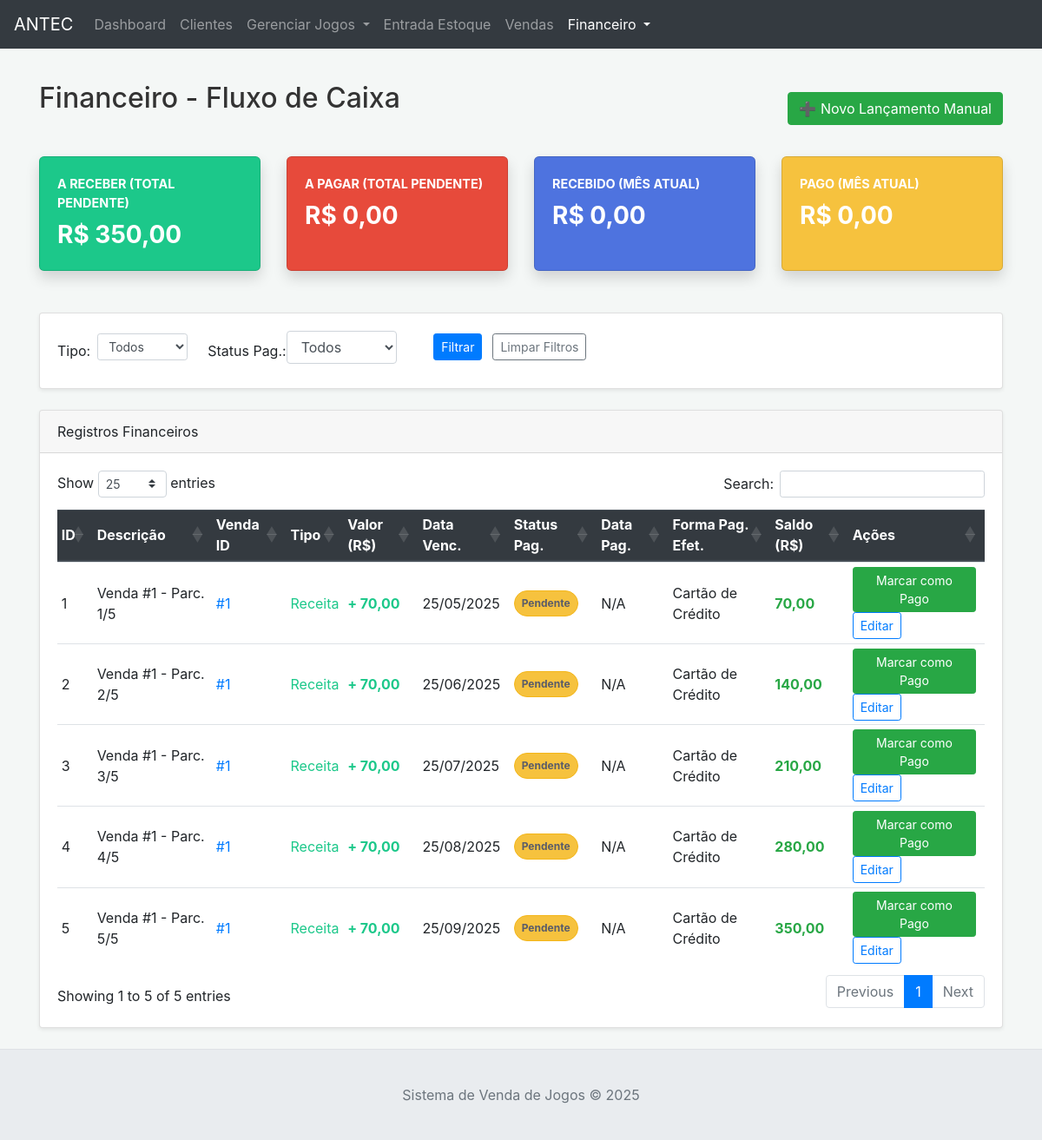
/financeiro, run on the app's committed database.
### tables this page shows
CREATE TABLE lancamentos_financeiros (
                id INTEGER PRIMARY KEY AUTOINCREMENT,
                venda_id INTEGER,
                descricao TEXT NOT NULL,
                tipo TEXT NOT NULL CHECK(tipo IN ('Receita', 'Despesa')),
                valor REAL NOT NULL,
                numero_parcela_atual INTEGER DEFAULT 1,
                total_parcelas INTEGER DEFAULT 1,
                data_vencimento DATE NOT NULL,
                status_pagamento TEXT DEFAULT 'Pendente' CHECK(status_pagamento IN ('Pendente', 'Pago', 'Vencido', 'Cancelado')),
                forma_pagamento_efetiva TEXT,
                observacao TEXT,
                data_lancamento DATETIME DEFAULT CURRENT_TIMESTAMP,
                data_pagamento DATE,
                FOREIGN KEY (venda_id) REFERENCES vendas (id) ON DELETE SET NULL
            );

### app.py (the view)
@app.route('/financeiro', methods=['GET'])
def financeiro_lista():
    try:
        filtro_status = request.args.get('filtro_status', None)
        filtro_tipo = request.args.get('filtro_tipo', None)
        lancamentos_rows = db_manager.get_all_lancamentos_financeiros(
            filtro_status=filtro_status if filtro_status and filtro_status != "Todos" else None,
            filtro_tipo=filtro_tipo if filtro_tipo and filtro_tipo != "Todos" else None
        )
        saldo_acumulado = Decimal('0.00')
        lancamentos_com_saldo = []
        if lancamentos_rows: # Verifica se lancamentos_rows não é None
            for lanc_row in lancamentos_rows:
                lanc = dict(lanc_row)
                valor = Decimal(str(lanc['valor']))
                if lanc['tipo'] == 'Receita': saldo_acumulado += valor
                elif lanc['tipo'] == 'Despesa': saldo_acumulado -= valor
                lanc['saldo_acumulado'] = saldo_acumulado
                lancamentos_com_saldo.append(lanc)
        stats = db_manager.get_dashboard_stats()
        stats['a_receber_total'] = Decimal(stats.get('a_receber_total') if stats.get('a_receber_total') is not None else 0.0)
        stats['a_pagar_total'] = Decimal(stats.get('a_pagar_total') if stats.get('a_pagar_total') is not None else 0.0)
        stats['recebido_mes_atual'] = Decimal(stats.get('recebido_mes_atual') if stats.get('recebido_mes_atual') is not None else 0.0)
        stats['pago_mes_atual'] = Decimal(stats.get('pago_mes_atual') if stats.get('pago_mes_atual') is not None else 0.0)
    except Exception as e:
        flash(f"Erro ao carregar lançamentos financeiros: {e}", "danger")
        lancamentos_com_saldo = []
        stats = {
            'a_receber_total': Decimal('0.00'), 'a_pagar_total': Decimal('0.00'),
            'recebido_mes_atual': Decimal('0.00'), 'pago_mes_atual': Decimal('0.00')
        }
    return render_template('financeiro.html',
                           lancamentos=lancamentos_com_saldo,
                           stats=stats,
                           filtro_status_atual=filtro_status,
                           filtro_tipo_atual=filtro_tipo)

### app.py (called while the page is built)
def format_datetime_for_display(dt_str):
    if not dt_str: return "N/A"
    try:
        if isinstance(dt_str, (datetime.datetime, datetime.date)):
            return dt_str.strftime('%d/%m/%Y %H:%M') if isinstance(dt_str, datetime.datetime) else dt_str.strftime('%d/%m/%Y')
        dt_str_cleaned = str(dt_str).replace('Z', '')
        if 'T' in dt_str_cleaned: dt_obj = datetime.datetime.fromisoformat(dt_str_cleaned); return dt_obj.strftime('%d/%m/%Y %H:%M')
        elif ' ' in dt_str_cleaned: dt_obj = datetime.datetime.strptime(dt_str_cleaned, '%Y-%m-%d %H:%M:%S'); return dt_obj.strftime('%d/%m/%Y %H:%M')
        else: dt_obj = datetime.datetime.strptime(dt_str_cleaned, '%Y-%m-%d'); return dt_obj.strftime('%d/%m/%Y')
    except (ValueError, TypeError): return str(dt_str)

def format_date_for_input(date_str_iso):
    if not date_str_iso: return ""
    try:
        if isinstance(date_str_iso, (datetime.date, datetime.datetime)): return date_str_iso.strftime('%Y-%m-%d')
        if '/' in str(date_str_iso): # Try to parse DD/MM/YYYY
            parts = str(date_str_iso).split(' ')[0].split('/')
            if len(parts) == 3: return f"{parts[2]}-{parts[1]}-{parts[0]}"
        dt_obj = datetime.datetime.fromisoformat(str(date_str_iso).split(' ')[0].split('T')[0])
        return dt_obj.strftime('%Y-%m-%d')
    except (ValueError, TypeError): return str(date_str_iso)

@app.context_processor
def inject_now(): return {'now': datetime.datetime.now()}

### database.py (called while the page is built)
    def _get_connection(self):
        conn = sqlite3.connect(self.db_name)
        conn.row_factory = sqlite3.Row # Permite acessar colunas por nome
        return conn

### templates/financeiro.html (shortened to what this page needs)
{% extends "base.html" %}
{% block content %}
<div class="d-flex justify-content-between align-items-center mb-4">
    <h2>Financeiro - Fluxo de Caixa</h2>
    <button type="button" class="btn btn-success" data-toggle="modal" data-target="#addLancamentoModal">
        ➕ Novo Lançamento Manual
    </button>
</div>
<div class="row mb-4">
    <div class="col-xl-3 col-md-6 mb-4">
        <div class="card card-a-receber shadow h-100 card-financeiro">
            <div class="card-body">
                <div class="stat-title">A Receber (Total Pendente)</div>
                <div class="stat-value">R$ {{ "%.2f"|format(stats.a_receber_total if stats else 0.0)|replace('.', ',') }}</div>
            </div>
        </div>
    </div>
    <div class="col-xl-3 col-md-6 mb-4">
        <div class="card card-a-pagar shadow h-100 card-financeiro">
            <div class="card-body">
                <div class="stat-title">A Pagar (Total Pendente)</div>
                <div class="stat-value">R$ {{ "%.2f"|format(stats.a_pagar_total if stats else 0.0)|replace('.', ',') }}</div>
            </div>
        </div>
    </div>
    <div class="col-xl-3 col-md-6 mb-4">
        <div class="card card-recebido-mes shadow h-100 card-financeiro">
            <div class="card-body">
                <div class="stat-title">Recebido (Mês Atual)</div>
                <div class="stat-value">R$ {{ "%.2f"|format(stats.recebido_mes_atual if stats else 0.0)|replace('.', ',') }}</div>
            </div>
        </div>
    </div>
    <div class="col-xl-3 col-md-6 mb-4">
        <div class="card card-pago-mes shadow h-100 card-financeiro">
            <div class="card-body">
                <div class="stat-title">Pago (Mês Atual)</div>
                <div class="stat-value">R$ {{ "%.2f"|format(stats.pago_mes_atual if stats else 0.0)|replace('.', ',') }}</div>
            </div>
        </div>
    </div>
</div>
<div class="card shadow-sm mb-4">
    <div class="card-body">
        <form method="GET" action="{{ url_for('financeiro_lista') }}" class="form-inline">
            <label for="filtro_tipo" class="mr-2">Tipo:</label>
            <select name="filtro_tipo" id="filtro_tipo" class="form-control form-control-sm">
                <option value="Todos" {% if filtro_tipo_atual == 'Todos' or not filtro_tipo_atual %}selected{% endif %}>Todos</option>
            </select>
            <div class="col-md-3">
                <div class="form-group">
                    <label for="filtro_status">Status Pag.:</label>
                    <select class="form-control" id="filtro_status" name="filtro_status">
                        <option value="Todos" {% if filtro_status_atual == 'Todos' %}selected{% endif %}>Todos</option>
                    </select>
                </div>
            </div>
            <button type="submit" class="btn btn-sm btn-primary ml-2">Filtrar</button>
            <a href="{{ url_for('financeiro_lista') }}" class="btn btn-sm btn-outline-secondary ml-1">Limpar Filtros</a>
        </form>
    </div>
</div>
<div class="card shadow-sm">
    <div class="card-header">
        Registros Financeiros
    </div>
    <div class="card-body">
        {% if lancamentos %}
        <div class="table-responsive">
            <table class="table table-hover table-sm datatable-financeiro table-financeiro" id="tabelaLancamentos">
                <thead class="thead-dark">
                    <tr>
                        <th>ID</th>
                        <th>Descrição</th>
                        <th>Venda ID</th>
                        <th>Tipo</th>
                        <th>Valor (R$)</th>
                        <th>Data Venc.</th>
                        <th>Status Pag.</th>
                        <th>Data Pag.</th>
                        <th>Forma Pag. Efet.</th>
                        <th>Saldo (R$)</th>
                        <th>Ações</th>
                    </tr>
                </thead>
                <tbody>
                    {% for lanc in lancamentos %}
                    <tr>
                        <td>{{ lanc.id }}</td>
                        <td>{{ lanc.descricao }}</td>
                        <td>{% if lanc.venda_id %}<a href="{{ url_for('view_venda_page', venda_id=lanc.venda_id) }}" title="Ver Venda">#{{ lanc.venda_id }}</a>{% else %}N/A{% endif %}</td>
                        <td class="{{ 'text-receita' if lanc.tipo == 'Receita' else 'text-despesa' }}">{{ lanc.tipo }}</td>
                        <td class="{{ 'text-receita' if lanc.tipo == 'Receita' else 'text-despesa' }} font-weight-bold">
                            {{ "+ " if lanc.tipo == 'Receita' else "- " }}
                            {{ "%.2f"|format(lanc.valor)|replace('.', ',') }}
                        </td>
                        <td>{{ lanc.data_vencimento | date_input | datetime_display }}</td>
                        <td>
                            <span class="badge badge-pill p-2 {% if lanc.status_pagamento == 'Recebido' %}status-recebido{% else %}status-{{ lanc.status_pagamento.replace('í', 'i').replace('ú', 'u').replace('ç', 'c') }}{% endif %}">{{ lanc.status_pagamento }}</span>
                        </td>
                        <td>{{ lanc.data_pagamento | date_input | datetime_display if lanc.data_pagamento else 'N/A' }}</td>
                        <td>{{ lanc.forma_pagamento_efetiva or 'N/A' }}</td>
                        <td class="font-weight-bold {{ 'text-success' if (lanc.saldo_acumulado or 0) >= 0 else 'text-danger' }}">
                            {{ "%.2f"|format(lanc.saldo_acumulado|default(0.0))|replace('.', ',') }}
                        </td>
                        <td class="action-buttons">
                            {% if lanc.status_pagamento == 'Pendente' or lanc.status_pagamento == 'Vencido' %}
                                <button type="button" class="btn btn-success btn-sm" data-toggle="modal" data-target="#marcarPagoModal" data-lancamento-id="{{ lanc.id }}" data-lancamento-valor="{{ lanc.valor }}">
                                    Marcar como Pago
                                </button>
                            {% endif %}
                            {% if lanc.venda_id and lanc.status_pagamento not in ['Pago', 'Recebido'] %}
                                <button type="button" class="btn btn-sm btn-outline-primary" data-toggle="modal" data-target="#editarLancamentoModal" data-lancamento-id="{{ lanc.id }}">
                                    Editar
                                </button>
                            {% endif %}
                        </td>
                    </tr>
                    {% endfor %}
                </tbody>
            </table>
        </div>
        {% else %}
        <div class="alert alert-info">Nenhum lançamento financeiro encontrado para os filtros aplicados.</div>
        {% endif %}
    </div>
</div>
{% endblock %}

### static/style.css (style rules this page uses)
html, body { height: 100%; margin: 0; }
body { display: flex; flex-direction: column; padding-top: 70px; background-color: #f4f7f6; }
.action-buttons .btn { margin-right: 5px; }
.action-buttons .btn:last-child { margin-right: 0; }
.table thead th { background-color: #343a40; color: white; vertical-align: middle; }
h2 { color: #333; margin-bottom: 1.5rem; }
.status-Pendente { background-color: #f6c23e; color: #5a5c69; border: 1px solid #f4b619; }

### templates/financeiro.html (style rules this page uses)
.card-financeiro { color: #fff; border-radius: 0.35rem; }
.card-a-receber { background-color: #1cc88a; }
.card-a-pagar { background-color: #e74a3b; }
.card-recebido-mes { background-color: #4e73df; }
.card-pago-mes { background-color: #f6c23e; }
.card-financeiro .card-body { padding: 1.25rem; }
.card-financeiro .stat-title { font-weight: bold; font-size: 0.9rem; text-transform: uppercase; margin-bottom: 0.25rem; }
.card-financeiro .stat-value { font-size: 1.75rem; font-weight: bold; }
.table-financeiro th, .table-financeiro td { vertical-align: middle; }
.text-receita { color: #1cc88a; }
.status-Pendente { background-color: #f6c23e; color: #5a5c69; border: 1px solid #f4b619; }
.form-inline .form-control, .form-inline .btn { margin-right: 0.5rem; margin-bottom: 0.5rem; }

### data on the page
lancamentos_financeiros: id "1", descricao "Venda #1 - Parc. 1/5", venda_id "1", tipo "Receita", tipo "+", valor "70,00", data_vencimento "25/05/2025", status_pagamento "Pendente", data_pagamento "N/A", forma_pagamento_efetiva "Cartão de Crédito", saldo_acumulado "70,00"
lancamentos_financeiros: id "2", descricao "Venda #1 - Parc. 2/5", venda_id "1", tipo "Receita", tipo "+", valor "70,00", data_vencimento "25/06/2025", status_pagamento "Pendente", data_pagamento "N/A", forma_pagamento_efetiva "Cartão de Crédito", saldo_acumulado "140,00"
lancamentos_financeiros: id "3", descricao "Venda #1 - Parc. 3/5", venda_id "1", tipo "Receita", tipo "+", valor "70,00", data_vencimento "25/07/2025", status_pagamento "Pendente", data_pagamento "N/A", forma_pagamento_efetiva "Cartão de Crédito", saldo_acumulado "210,00"
lancamentos_financeiros: id "4", descricao "Venda #1 - Parc. 4/5", venda_id "1", tipo "Receita", tipo "+", valor "70,00", data_vencimento "25/08/2025", status_pagamento "Pendente", data_pagamento "N/A", forma_pagamento_efetiva "Cartão de Crédito", saldo_acumulado "280,00"
lancamentos_financeiros: id "5", descricao "Venda #1 - Parc. 5/5", venda_id "1", tipo "Receita", tipo "+", valor "70,00", data_vencimento "25/09/2025", status_pagamento "Pendente", data_pagamento "N/A", forma_pagamento_efetiva "Cartão de Crédito", saldo_acumulado "350,00"

### other printed values
{{ "%.2f"|format(stats.a_pagar_total if stats else 0.0)|replace('.', ',') }} "0,00"
